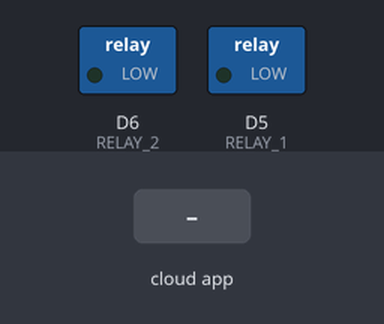
Simulated run of this sketch. Board: ESP8266 (NodeMCU). Shown: switched loads named in the sketch (green lamp = pin HIGH). The inputs (shaded band) are chosen by the test bench. WiFi joins after 1.5 s; servers stay silent unless stated; what the sketch prints to the serial monitor is not drawn.

Above: at 2.7 s.
2.8 s: the phone or cloud app sets Light.One to 1
At 3.4 s:
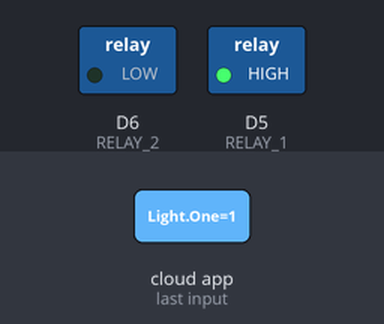
4.3 s: the phone or cloud app sets Light.Two to 1
At 4.6 s:
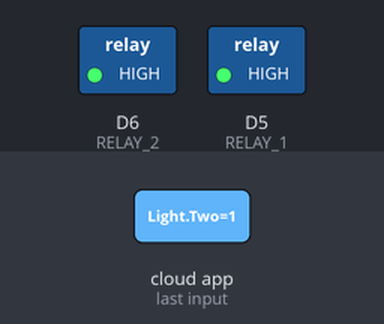
5.8 s: the phone or cloud app sets Light.One to 0
At 7.0 s:
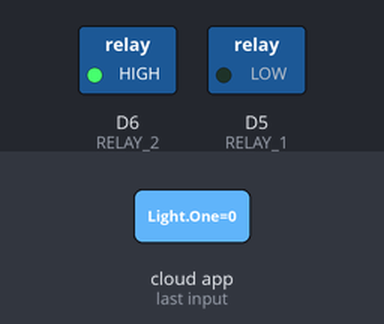
7.3 s: the phone or cloud app sets Light.Two to 0
At 8.1 s:
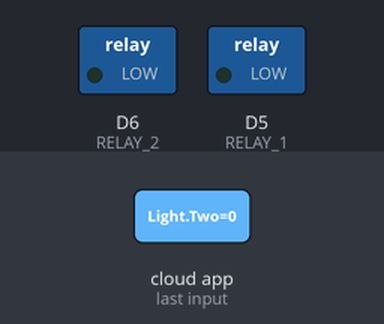
Timing chart, 0 to 9.8 s (numbered marks = the images above; inputs shaded):
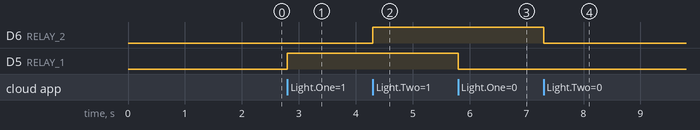

Measured:
- after the input at 2.8 s, D5 (RELAY_1): LOW → HIGH at once
- after the input at 4.3 s, D6 (RELAY_2): LOW → HIGH at once
- after the input at 5.8 s, D5 (RELAY_1): HIGH → LOW at once
- after the input at 7.3 s, D6 (RELAY_2): HIGH → LOW at once

The sketch:

alexa_lights_v2.ino
```cpp
/*
  A fun project with my son. This is a simple program that
  runs on a NodeMCU ESP8266 board and communicates with
  an amazon echo dot over the wifi network.
*/

#include <Arduino.h>
#include <ESP8266WiFi.h>
#include "fauxmoESP.h"

// Network credentials
#define WIFI_SSID "waaaaahoooooo"
#define WIFI_PASS "deadbeef76"

#define SERIAL_BAUDRATE 115200

// WeMo emulation library
fauxmoESP fauxmo;

// Set Relay Pins
#define RELAY_1 D5
#define RELAY_2 D6

void setup()
{
   Serial.begin(SERIAL_BAUDRATE);
   //setup and wifi connection
   wifiSetup();

   //Set relay pins to outputs
   pinMode(RELAY_1, OUTPUT);
   pinMode(RELAY_2, OUTPUT);

   // Device Names for Simulated Wemo switches
   fauxmo.addDevice("Light One");
   fauxmo.addDevice("Light Two");
   fauxmo.onMessage(callback);
}

void loop()
{
  fauxmo.handle();
}

// Main callback function for wemo event handler
void callback(uint8_t device_id, const char * device_name, bool state)
{
  Serial.print("Device "); Serial.print(device_name);
  Serial.print(" state: ");
  if (state)
  {
    Serial.println("ON");
  }
  else
  {
    Serial.println("OFF");
  }

  //Switching action on detection of device name

  if ( (strcmp(device_name, "Light One") == 0) )
  {
    if (!state)
    {
      digitalWrite(RELAY_1, LOW);
    }
    else
    {
      digitalWrite(RELAY_1, HIGH);
    }
  }

  if ( (strcmp(device_name, "Light Two") == 0) )
  {
    if (!state)
    {
      digitalWrite(RELAY_2, LOW);
    }
    else
    {
      digitalWrite(RELAY_2, HIGH);
    }
  }

  if ( (strcmp(device_name, "All Lights") == 0) )
  {
    if (!state)
    {
      digitalWrite(RELAY_1, LOW);
      digitalWrite(RELAY_2, LOW);
    }
    else
    {
      digitalWrite(RELAY_1, HIGH);
      digitalWrite(RELAY_2, HIGH);
    }
  }
}

// Wifi setup
void wifiSetup()
{
   // Set WIFI module to STA mode
   WiFi.mode(WIFI_STA);

   // Connect
   Serial.println ();
   Serial.printf("[WIFI] Connecting to %s ", WIFI_SSID);
   Serial.println();
   WiFi.begin(WIFI_SSID, WIFI_PASS);

   // Wait
   while (WiFi.status() != WL_CONNECTED)
   {
      Serial.print(".");
      delay(100);
   }
   Serial.print(" ==> CONNECTED!" );
   Serial.println();

   // Connected!
   Serial.printf("[WIFI] STATION Mode, SSID: %s, IP address: %s\n", WiFi.SSID().c_str(), WiFi.localIP().toString().c_str());
   Serial.println();
}
```
